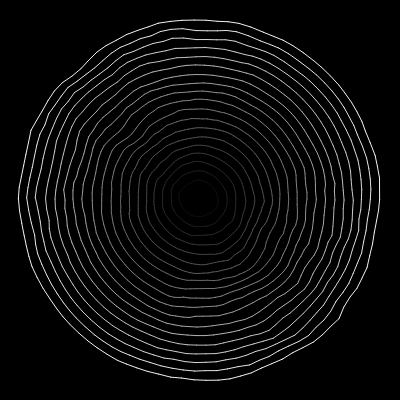
Frame 1 (no input)
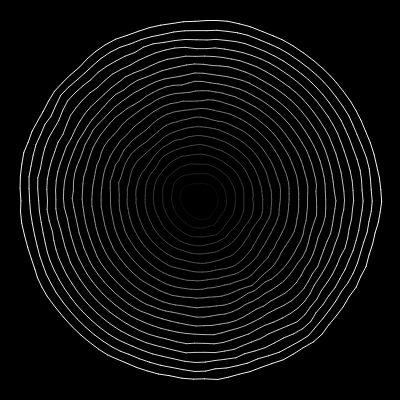
Frame 60 (no input)
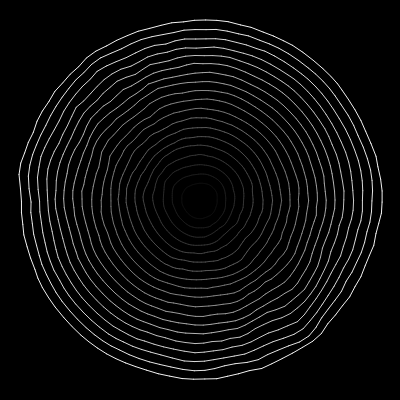
Frame 120 (the mouse pressed at the canvas centre since frame 60)

The p5.js sketch that drew these frames (run headless with seeded random() and noise() and a simulated clock; from frame 60 on, the mouse is pressed at the canvas centre):

// p5.js sketch
// ── sketch.js
var numOfPoints = 100;
var numOfCircles = 20;
var prevPos;
var time;

function setup() {
    createCanvas(400, 400);
    colorMode(HSB, 255);
    smooth();
    time = 0;
}

function draw() {
  background(0);
  noFill();
  stroke(255);
  var size = width * 0.45;
  prevPos = createVector(0,0);
  nPrevPos = createVector(0,0);
  noiseScale = 0.03;
  //var noiseXScale = mouseX/width * 0.2;
  //var noiseYScale = mouseY/height * 0.2;
  time+= 0.01;
  push();
  strokeWeight(1);
  for (var j = 0; j < numOfCircles; j++) {
    size = (width * 0.45) * ((j+1)/numOfCircles)
    for (var i = 0; i < numOfPoints; i++) {

      var x = width/2 + Math.cos(Math.PI * 2.0 * i/(numOfPoints-2)) * size;
      var y = height/2 + Math.sin(Math.PI * 2.0 * i/(numOfPoints-2)) * size;

      var noiseVal = noise(time, x*noiseScale, y*noiseScale)
      var noisePos = map(noiseVal, 0, 1, -5, 5);

      var nx = x + noisePos;
      var ny = y + noisePos;
      if (i > 1) {
        stroke( ((j/numOfCircles) * 255) );
        line(prevPos.x, prevPos.y, nx, ny);
      }
      prevPos.set(nx, ny);
    }
  }
  pop();
}
